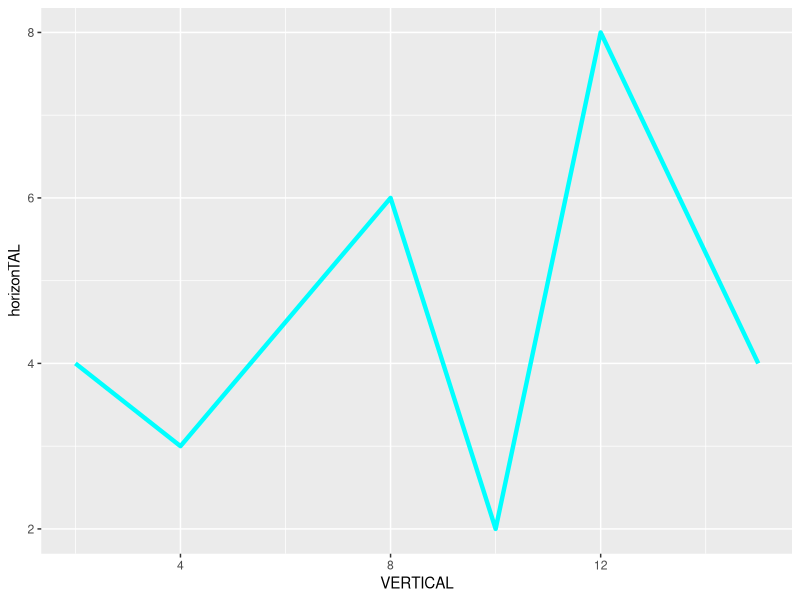

This chart was generated by the following R code: (Note: this script raises an error after producing the figure.)
pashas_rollercoaster <- data.frame(horizonTAL = c(4,3,6,2,8,4),
                                   VERTICAL = c(2,4,8,10,12,15))


library(ggplot2)

ggplot(data = pashas_rollercoaster, aes(VERTICAL,horizonTAL))+geom_line(color = "cyan", size = 1.5) 
glimpse(pashas_rollercoaster)
library(palmerpenguins)
install.packages("dplyr")
